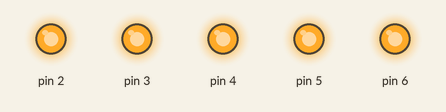
Bench run of a sketch on a simulated Arduino Uno, built with avr-gcc and run on an emulated ATmega328P. Parts: output pins drawn as LEDs (lit = HIGH).

Above: at 0.5 s.
At 3.5 s:
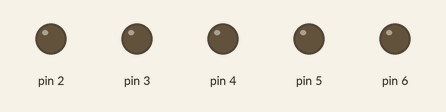
Timing chart, 0 to 4.6 s (numbered marks = the images above):
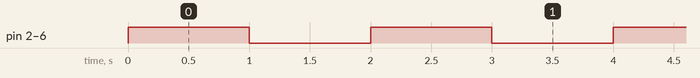

Measured:
- by itself, pin 2–6: alternates HIGH for 1.0 s and LOW for 1.0 s

The sketch:

codigo.ino
```cpp
// C++ code
//
void setup()
{
  pinMode(2, OUTPUT);
  pinMode(3, OUTPUT);
  pinMode(4, OUTPUT);
  pinMode(5, OUTPUT);
  pinMode(6, OUTPUT);
}

void loop()
{
  acendeTudo ();
  delay (1000);
  apagarTudo ();
  delay (1000);
}
void acendeTudo (){
    digitalWrite(2, HIGH);
    digitalWrite(3, HIGH);
    digitalWrite(4, HIGH);
    digitalWrite(5, HIGH);
    digitalWrite(6, HIGH);
}
void apagarTudo () {
    digitalWrite(2, LOW);
    digitalWrite(3, LOW);
    digitalWrite(4, LOW);
    digitalWrite(5, LOW);
    digitalWrite(6, LOW);
}
```
